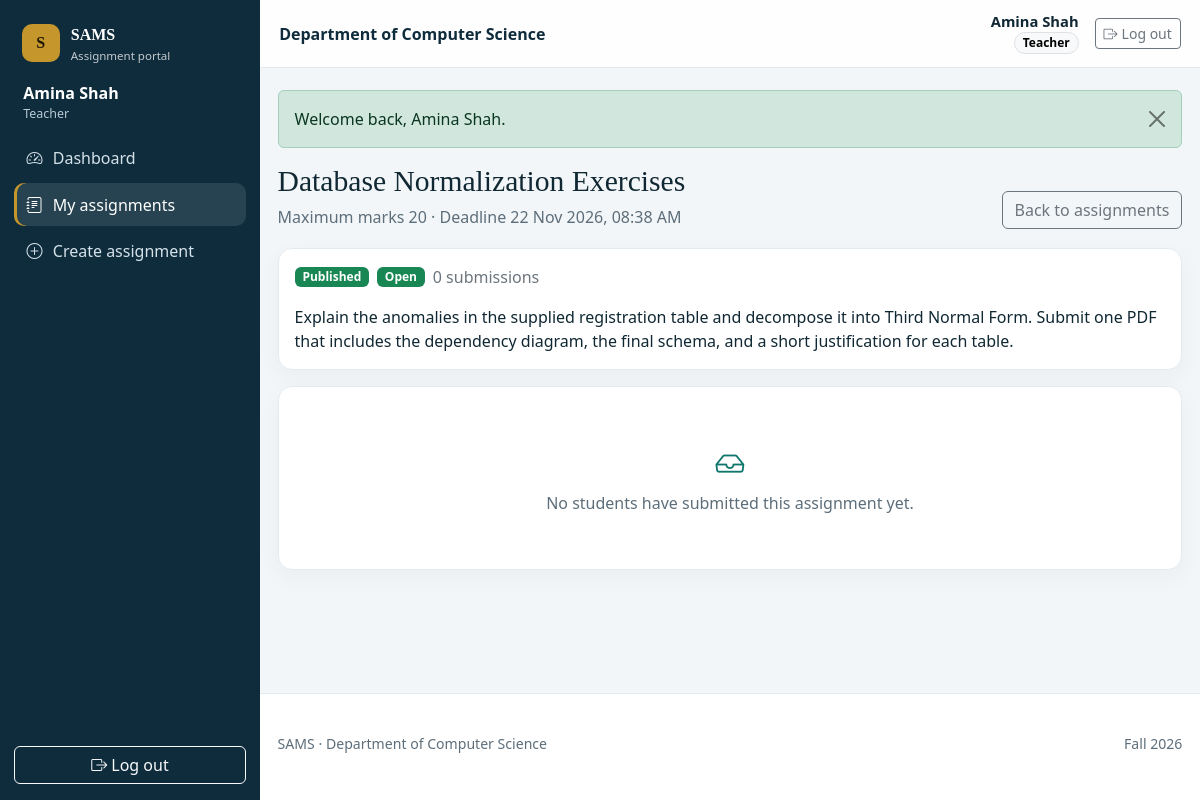
The page /teacher/submissions.php?assignment_id=1 (signed in) on the database its author committed.
### tables this page shows
CREATE TABLE users (
    id INT UNSIGNED NOT NULL AUTO_INCREMENT,
    name VARCHAR(100) NOT NULL,
    email VARCHAR(150) NOT NULL,
    password VARCHAR(255) NOT NULL,
    role ENUM('admin', 'teacher', 'student') NOT NULL,
    status ENUM('active', 'inactive') NOT NULL DEFAULT 'active',
    created_at DATETIME NOT NULL DEFAULT CURRENT_TIMESTAMP,
    updated_at DATETIME NOT NULL DEFAULT CURRENT_TIMESTAMP ON UPDATE CURRENT_TIMESTAMP,
    PRIMARY KEY (id),
    UNIQUE KEY uq_users_email (email),
    KEY idx_users_role (role),
    KEY idx_users_status (status)
);

CREATE TABLE assignments (
    id INT UNSIGNED NOT NULL AUTO_INCREMENT,
    teacher_id INT UNSIGNED NOT NULL,
    title VARCHAR(200) NOT NULL,
    description TEXT NOT NULL,
    deadline DATETIME NOT NULL,
    max_marks DECIMAL(6,2) NOT NULL,
    status ENUM('draft', 'published', 'closed') NOT NULL DEFAULT 'draft',
    created_at DATETIME NOT NULL DEFAULT CURRENT_TIMESTAMP,
    updated_at DATETIME NOT NULL DEFAULT CURRENT_TIMESTAMP ON UPDATE CURRENT_TIMESTAMP,
    PRIMARY KEY (id),
    KEY idx_assignments_teacher (teacher_id),
    KEY idx_assignments_status (status),
    KEY idx_assignments_deadline (deadline),
    CONSTRAINT fk_assignments_teacher FOREIGN KEY (teacher_id) REFERENCES users (id) ON DELETE RESTRICT ON UPDATE CASCADE
);

### includes/auth.php (called while the page is built, shortened)
<?php
function current_user(): ?array
{
    if (!empty($GLOBALS['sams_user_resolved'])) {
        return $GLOBALS['sams_user'] ?? null;
    }
    $user = fetch_one(
        'SELECT id, name, email, role, status FROM users WHERE id = ? LIMIT 1',
        [(int) $_SESSION['user_id']]
    );
    return $user;
}
function role_label(string $role): string
{
    return match ($role) {
        'admin' => 'Administrator',
        'teacher' => 'Teacher',
        'student' => 'Student',
        default => 'User',
    };
}
function dashboard_route(): string
{
    return match (current_user()['role'] ?? '') {
        'admin' => 'admin/dashboard.php',
        'teacher' => 'teacher/dashboard.php',
        'student' => 'student/dashboard.php',
        default => 'auth/login.php',
    };
}
function require_login(): void
{
    if (current_user() === null) {
        flash('danger', 'Your account is not available. Please log in again.');
        redirect('auth/login.php');
    }
}
function require_role(string $role): void
{
    require_login();
}

### config/database.php (called while the page is built, shortened)
<?php
function db(): PDO
{
    static $pdo = null;
    if ($pdo instanceof PDO) {
        return $pdo;
    }
    $dsn = 'mysql:host=' . DB_HOST . ';port=' . DB_PORT . ';dbname=' . DB_NAME . ';charset=utf8mb4';
    try {
        $pdo = new PDO($dsn, DB_USER, DB_PASS, [
            PDO::ATTR_ERRMODE => PDO::ERRMODE_EXCEPTION,
            PDO::ATTR_DEFAULT_FETCH_MODE => PDO::FETCH_ASSOC,
            PDO::ATTR_EMULATE_PREPARES => false,
        ]);
        try {
            $pdo->exec("SET time_zone = '+05:00'");
        } catch (PDOException $timezoneError) {
            error_log('Could not set MySQL time zone: ' . $timezoneError->getMessage());
        }
    } catch (PDOException $exception) {
        error_log('Database connection failed: ' . $exception->getMessage());
        $driverCode = (int) ($exception->errorInfo[1] ?? 0);
        $message = match ($driverCode) {
            1049 => 'The sams_db database was not found. Import database/sams_db.sql in phpMyAdmin, then refresh this page.',
            1045 => 'The database username or password was rejected. Update the constants in config/database.php and try again.',
            2002, 2003 => 'MySQL is not running. Open the XAMPP Control Panel, start MySQL, and refresh this page.',
            default => 'The application could not connect to the database. Start MySQL in XAMPP and confirm that sams_db has been imported.',
        };
        show_database_error($message);
    }
    return $pdo;
}

### teacher/submissions.php (the view, shortened to what this page needs)
<?php
require_once __DIR__ . '/../includes/init.php';
require_role('teacher');
$teacherId = (int) current_user()['id'];
$assignment = teacher_assignment(query_int('assignment_id'), $teacherId);
$assignmentId = (int) $assignment['id'];
$total = scalar('SELECT COUNT(*) FROM submissions WHERE assignment_id = ?', [$assignmentId]);
$perPage = 10;
[$page, $pages, $offset] = pager($total, query_int('page', 1), $perPage);
$rows = fetch_all(
    'SELECT s.*, u.name AS student_name, u.email AS student_email
     FROM submissions s
     JOIN users u ON u.id = s.student_id
     WHERE s.assignment_id = ?
     ORDER BY s.submitted_at DESC
     LIMIT ' . $perPage . ' OFFSET ' . $offset,
    [$assignmentId]
);
require __DIR__ . '/../includes/header.php';
?>
<section class="card-panel mb-3">
    <div class="d-flex flex-wrap gap-2 align-items-center">
        <?= assignment_badge((string) $assignment['status']) ?>
        <?= deadline_badge((string) $assignment['deadline']) ?>
        <span class="text-secondary"><?= e((string) $total) ?> submission<?= $total === 1 ? '' : 's' ?></span>
    </div>
    <p class="prose mt-3 mb-0"><?= e_nl((string) $assignment['description']) ?></p>
</section>
<section class="card-panel">
    <?php if ($rows === []): ?>
        <div class="empty-state"><i class="bi bi-inbox"></i>No students have submitted this assignment yet.</div>
    <?php endif; ?>
</section>
<?php require __DIR__ . '/../includes/footer.php'; ?>

### includes/header.php (shortened to what this page needs)
<?php
require_once __DIR__ . '/navbar.php';
$activeNav = $activeNav ?? '';
$publicLayout = !empty($publicLayout);
$user = current_user();
$siteName = get_setting('site_name', APP_NAME);
$institution = get_setting('institution_name', '');
$showRegister = registration_open();
?>
<!DOCTYPE html>
<html lang="en">
<head>
    <link rel="stylesheet" href="<?= e(base_url('assets/vendor/bootstrap/css/bootstrap.min.css')) ?>">
    <link rel="stylesheet" href="<?= e(base_url('assets/vendor/bootstrap-icons/bootstrap-icons.min.css')) ?>">
    <link rel="stylesheet" href="<?= e(base_url('assets/css/style.css')) ?>">
</head>
<?php if ($publicLayout): ?>
<body class="layout-public">
<a class="skip-link" href="#content">Skip to content</a>
<div class="public-wrap">
    <nav class="public-nav" aria-label="Public">
        <div class="container public-nav-inner">
            <a class="brand" href="<?= e(base_url('index.php')) ?>">
                <span class="brand-mark">S</span>
                <span><strong><?= e(APP_SHORT) ?></strong><small><?= e($siteName) ?></small></span>
            </a>
            <div class="d-flex gap-2">
                <?php if ($user !== null): ?>
                    <a class="btn btn-sm btn-outline-light" href="<?= e(base_url(dashboard_route())) ?>">Dashboard</a>
                    <?= logout_button('btn btn-sm btn-warning') ?>
                <?php else: ?>
                    <a class="btn btn-sm btn-outline-light" href="<?= e(base_url('auth/login.php')) ?>">Log in</a>
                    <?php if ($showRegister): ?>
                        <a class="btn btn-sm btn-warning" href="<?= e(base_url('auth/register.php')) ?>">Register</a>
                    <?php endif; ?>
                <?php endif; ?>
            </div>
        </div>
    </nav>
    <main id="content" class="container py-4 py-lg-5">
        <?php render_flash(); ?>
<?php else: ?>
<body class="layout-app" data-max-upload="<?= (int) MAX_UPLOAD_BYTES ?>">
<?php render_sidebar($activeNav); ?>
<div class="app-main">
    <header class="topbar">
        <div class="topbar-title"><?= e($institution !== '' ? $institution : $siteName) ?></div>
        <div class="ms-auto d-flex align-items-center gap-3">
            <?php if ($user !== null): ?>
                <div class="text-end d-none d-sm-block">
                    <div class="user-name"><?= e((string) $user['name']) ?></div>
                    <span class="badge rounded-pill text-bg-light border"><?= e(role_label((string) $user['role'])) ?></span>
                </div>
            <?php endif; ?>
            <?= logout_button('btn btn-sm btn-outline-secondary') ?>
        </div>
    </header>
    <main id="content" class="content">
        <div class="container-fluid page-wrap">
<?php endif; ?>

### includes/navbar.php (shortened to what this page needs)
<?php
function nav_items(): array
{
    $role = current_user()['role'] ?? '';
    if ($role === 'teacher') {
        return [
            ['dashboard', 'teacher/dashboard.php', 'speedometer2', 'Dashboard'],
            ['assignments', 'teacher/assignments.php', 'journal-text', 'My assignments'],
            ['create', 'teacher/create_assignment.php', 'plus-circle', 'Create assignment'],
        ];
    }
    return [];
}
function render_nav_links(string $activeNav): void
{
    foreach (nav_items() as [$key, $path, $icon, $label]) {
        $active = $activeNav === $key ? ' active' : '';
        $current = $activeNav === $key ? ' aria-current="page"' : '';
        echo '<a class="nav-link-app' . $active . '" href="' . e(base_url($path)) . '"' . $current . '>';
        echo '<i class="bi bi-' . e($icon) . '"></i><span>' . e($label) . '</span></a>';
    }
}
function logout_button(string $buttonClass): string
{
    return '<form method="post" action="' . e(base_url('auth/logout.php')) . '">'
        . csrf_field()
        . '<button type="submit" class="' . e($buttonClass) . '"><i class="bi bi-box-arrow-right me-1"></i>Log out</button></form>';
}
function render_sidebar(string $activeNav): void
{
    $user = current_user();
    echo '<aside class="sidebar d-none d-lg-flex">';
    echo '<a class="sidebar-brand" href="' . e(base_url(dashboard_route())) . '"><span class="brand-mark">S</span><span><strong>' . e(APP_SHORT) . '</strong><small>Assignment portal</small></span></a>';
    if ($user !== null) {
        echo '<div class="sidebar-user"><div class="user-name">' . e((string) $user['name']) . '</div><div class="user-role">' . e(role_label((string) $user['role'])) . '</div></div>';
    }
    echo '<nav class="sidebar-nav" aria-label="Dashboard">';
    render_nav_links($activeNav);
    echo '</nav>';
    echo '<div class="sidebar-footer">' . logout_button('btn btn-outline-light w-100') . '</div>';
    echo '</aside>';
}

### assets/css/style.css (style rules this page uses)
:root { --sams-navy: #0f2c3c; --sams-navy-2: #16394c; --sams-teal: #0f766e; --sams-teal-dark: #0c5f59; --sams-gold: #c4962c; --sams-paper: #f3f6f8; --sams-ink: #102833; --sams-muted: #5d6e7a; --sams-line: #e4ebf0; --sidebar-width: 260px; }
* { box-sizing: border-box; }
body { margin: 0; color: var(--sams-ink); background: var(--sams-paper); font-family: "Segoe UI", "Helvetica Neue", Arial, sans-serif; }
h1, h2, .brand strong, .sidebar-brand strong { font-family: Georgia, "Palatino Linotype", Palatino, serif; }
a { color: #0f5f6b; }
.brand, .sidebar-brand { display: flex; align-items: center; gap: 0.7rem; color: inherit; text-decoration: none; }
.brand small, .sidebar-brand small { display: block; font-family: "Segoe UI", sans-serif; font-size: 0.72rem; opacity: 0.75; }
.brand-mark { width: 38px; height: 38px; border-radius: 10px; display: grid; place-items: center; background: var(--sams-gold); color: #1d1604; font-family: Georgia, serif; font-weight: 700; flex: 0 0 auto; }
.feature-card, .card-panel, .stat-card { background: #fff; border: 1px solid var(--sams-line); border-radius: 14px; box-shadow: 0 8px 24px rgba(15, 44, 60, 0.04); }
.sidebar { position: fixed; inset: 0 auto 0 0; width: var(--sidebar-width); background: var(--sams-navy); color: #d5e2ea; padding: 1.15rem 0.9rem 1rem; display: flex; flex-direction: column; z-index: 1030; }
.sidebar-brand, .sidebar-brand:hover { color: #fff; padding: 0.2rem 0.45rem 0.9rem; }
.app-main { margin-left: var(--sidebar-width); min-height: 100vh; display: flex; flex-direction: column; }
.sidebar-user { padding: 0.15rem 0.55rem 0.85rem; }
.sidebar-user .user-name { color: #fff; font-weight: 650; }
.sidebar-user .user-role { font-size: 0.78rem; color: #b7c9d4; }
.sidebar-nav { display: flex; flex-direction: column; gap: 0.25rem; }
.nav-link-app { color: #d5e2ea; text-decoration: none; border-radius: 10px; padding: 0.58rem 0.75rem; display: flex; align-items: center; gap: 0.65rem; }
.nav-link-app.active { background: rgba(255,255,255,0.1); color: #fff; box-shadow: inset 3px 0 0 var(--sams-gold); }
.sidebar-footer { margin-top: auto; padding-top: 1rem; }
.topbar { position: sticky; top: 0; z-index: 1020; min-height: 68px; display: flex; align-items: center; gap: 0.8rem; padding: 0.7rem 1.2rem; background: rgba(255,255,255,0.94); border-bottom: 1px solid var(--sams-line); }
.topbar-title { font-weight: 650; color: var(--sams-navy); }
.topbar .user-name { font-size: 0.92rem; font-weight: 650; line-height: 1.1; }
.content { flex: 1; }
.page-wrap { padding: 1.4rem 1.1rem 1.6rem; }
.card-panel { padding: 1rem; }
.prose { overflow-wrap: anywhere; white-space: normal; }
.empty-state { text-align: center; padding: 2.4rem 1rem; color: var(--sams-muted); }
.empty-state i { font-size: 1.8rem; color: var(--sams-teal); display: block; margin-bottom: 0.4rem; }

### rows shown on the page
users: name "Amina Shah", role "Teacher"
assignments: description "Explain the anomalies in the supplied registration table and decompose it into Third Normal Form. Submit one PDF that includes the dependency diagram, the final schema, and a short justification for each table."

### other values the page prints
APP_SHORT "SAMS"
$label "Dashboard"
$label "My assignments"
$label "Create assignment"
$institution !== '' ? $institution : $siteName "Department of Computer Science"
$flash['message'] "Welcome back, Amina Shah."
$title "Database Normalization Exercises"
$subtitle "Maximum marks 20 · Deadline 22 Nov 2026, 08:38 AM"
$actions "Back to assignments"
$label "Published"
$total "0"
$footerInstitution "Department of Computer Science"
$footerYear "Fall 2026"
